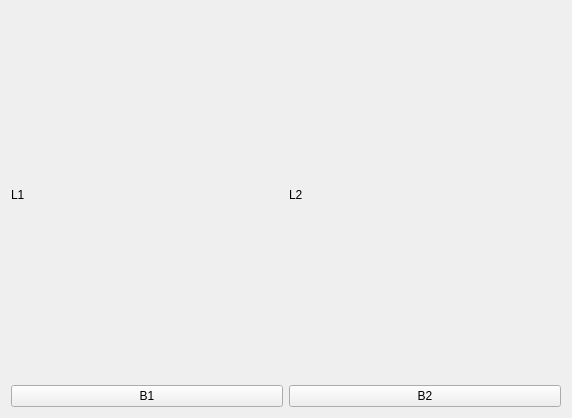
<?xml version="1.0" encoding="UTF-8"?>
<ui version="4.0">
 <class>Form</class>
 <widget class="QWidget" name="Form">
  <property name="geometry">
   <rect>
    <x>0</x>
    <y>0</y>
    <width>572</width>
    <height>418</height>
   </rect>
  </property>
  <property name="windowTitle">
   <string>Form</string>
  </property>
  <layout class="QHBoxLayout" name="horizontalLayout">
   <item>
    <layout class="QGridLayout" name="gridLayout">
     <item row="0" column="0">
      <widget class="QLabel" name="label">
       <property name="text">
        <string>L1</string>
       </property>
      </widget>
     </item>
     <item row="0" column="1">
      <widget class="QLabel" name="label_2">
       <property name="text">
        <string>L2</string>
       </property>
      </widget>
     </item>
     <item row="1" column="0">
      <widget class="QPushButton" name="pushButton">
       <property name="text">
        <string>B1</string>
       </property>
      </widget>
     </item>
     <item row="1" column="1">
      <widget class="QPushButton" name="pushButton_2">
       <property name="text">
        <string>B2</string>
       </property>
      </widget>
     </item>
    </layout>
   </item>
  </layout>
 </widget>
 <resources/>
 <connections/>
</ui>
